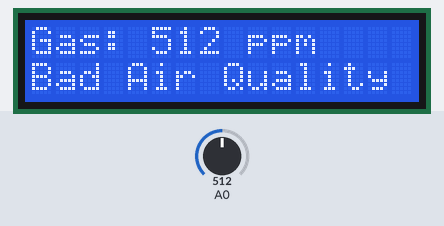
Bench run of a sketch on a simulated Arduino Uno, built with avr-gcc and run on an emulated ATmega328P. Parts: 16×2 character LCD. The test bench sets the inputs (shaded band); at power-on: A0 = 512.

Above: at 1.2 s.
1.3 s: A0 set to 264
At 1.89 s:
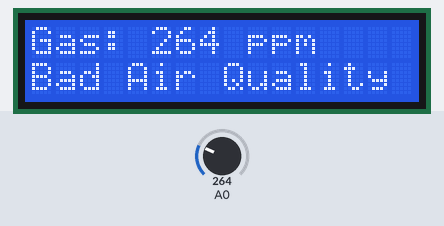
4.3 s: A0 set to 233
At 4.73 s:
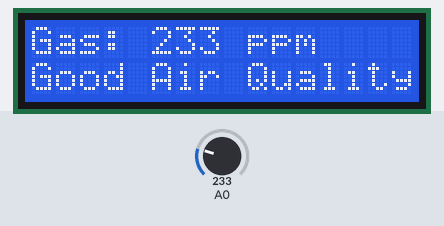
7.2 s: A0 set to 306
At 7.57 s:
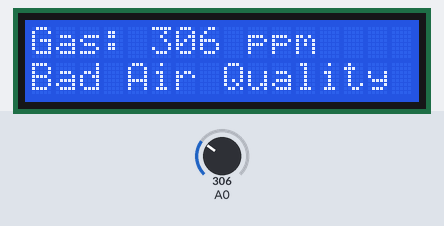

The sketch:

AQlabproject.ino
```cpp
#include <LiquidCrystal.h>
LiquidCrystal lcd(12, 11, 5, 4, 3, 2);
int Gas = A0;
int th=250;
void setup()
{
  pinMode(A0 , INPUT);
  lcd.begin(16, 2);

}

void loop()
{
  int ppm=analogRead(A0);


  lcd.print("Gas: ");
  lcd.print(ppm);
  lcd.print(" ppm");


  if (ppm > th)
    {
      lcd.setCursor(0,1);
      lcd.print("Bad Air Quality");

    }
  else
    {
      lcd.setCursor(0,1);
      lcd.print ("Good Air Quality");

    }
  delay (400);
  lcd.clear();
}
```

Measured:
- the behaviour switches between 251 and 250 on A0 (found by bisection; images 1 and 2)
- after the input at 1.3 s, the display: first differs from a run without the input after 0.39 s (image 1)
- after the input at 4.3 s, the display: first differs from a run without the input after 0.23 s (image 2)
- after the input at 7.2 s, the display: first differs from a run without the input after 0.18 s (image 3)
- what the display in image 0 shows lasts 0.4 s, from 0.9 s to 1.3 s
